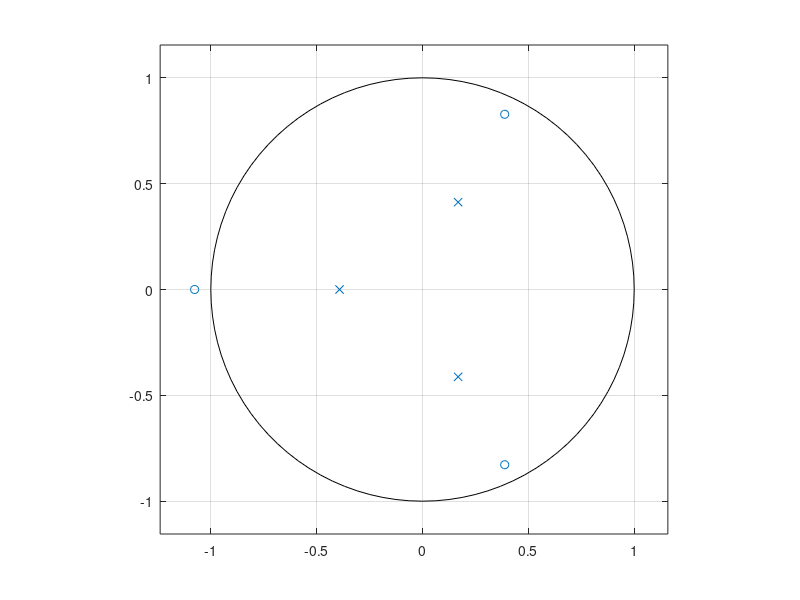
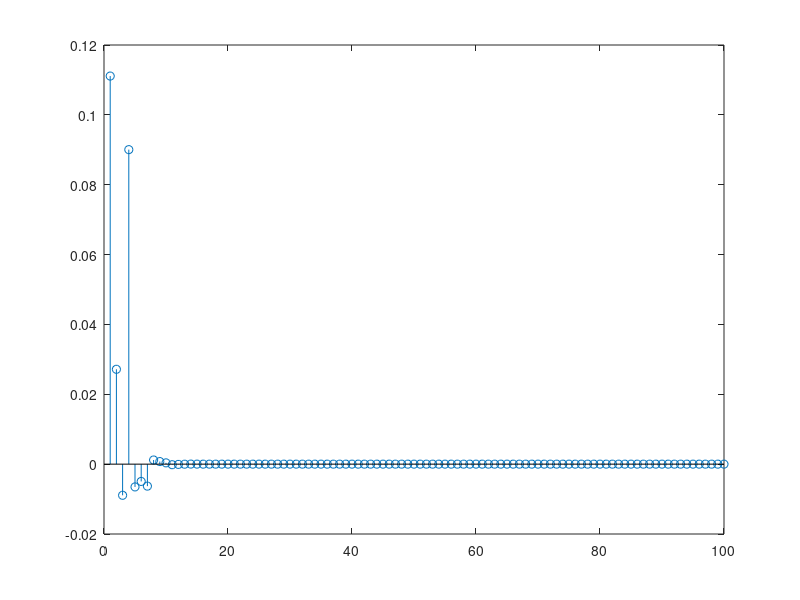

These figures' MATLAB source, in order:
clc 
clear all;
num=[1 0.3 0 0.9];
den=[9 0.5 0.6 0.7];
figure(1)
zplane(num,den); 
[h,t]=impz(num,den, 100); 
figure(2) 
stem(h); 
